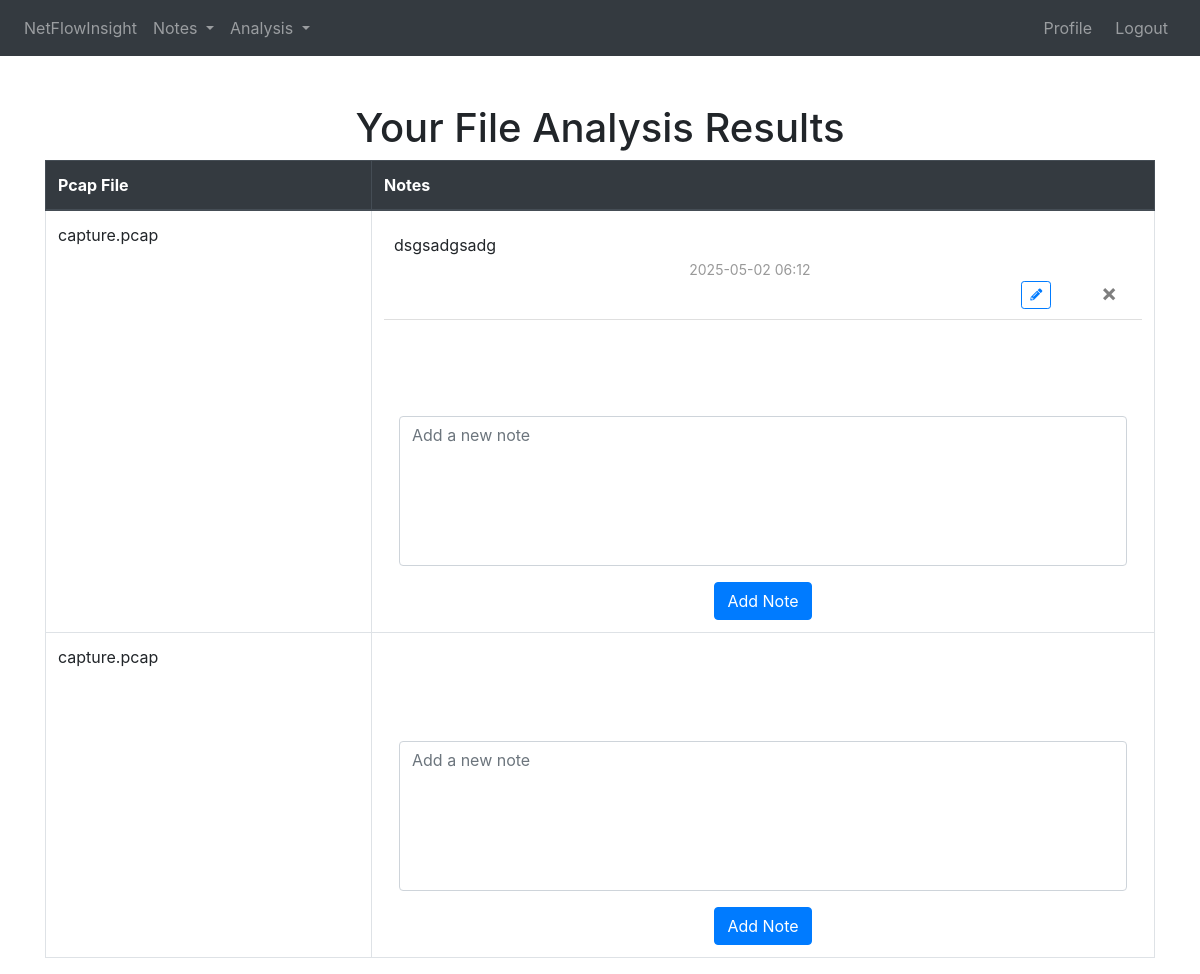
The app's page /view_notes/ (signed in) with its own data.
### NetFlowInsight/models.py (models this page shows)
class PcapLoc(db.Model):
    __tablename__ = 'pcaploc'
    id = db.Column(db.Integer, primary_key=True)
    path = db.Column(db.String(1000))
    filename = db.Column(db.String(1000))
    date = db.Column(db.DateTime(timezone=True), default=get_current_time)
    user_id = db.Column(db.Integer, db.ForeignKey('user.id'))
    file_analysis = db.relationship('FileAnalysis', backref='pcap_loc', lazy=True)
    note = db.relationship('Notes')

class Notes(db.Model):
    id = db.Column(db.Integer, primary_key=True)
    note = db.Column(db.String(10000))
    date = db.Column(db.DateTime(timezone=True), default=get_current_time)
    pcap_loc_id = db.Column(db.Integer, db.ForeignKey('pcaploc.id'))

### NetFlowInsight/views.py (the view, shortened to what this page needs)
@views.route('view_notes/', methods=['GET', 'POST'])
@login_required
def view_notes():
    return render_template("view_notes.html", user=current_user)

### NetFlowInsight/templates/view_notes.html (shortened to what this page needs)
{% extends "base.html" %}
{% block content %}
<div class="container mt-5">
  <h1 class="text-center">Your File Analysis Results</h1>
  <table class="table table-bordered">
    <thead class="thead-dark">
      <tr>
        <th>Pcap File</th>
        <th>Notes</th>
      </tr>
    </thead>
    <tbody>
      {% for file in user.pcap_loc %}
        <tr>
          <td>{{ file.filename|escape }}</td>
          <td>
            <ul class="list-group list-group-flush" id="note">
              {% for note in file.note %}
              <li class="list-group-item" data-note-id="{{ note.id }}">
                <span class="note-display">{{ note.note|escape }}</span>
                <br>
                <span class="date">{{ note.date.strftime("%Y-%m-%d %H:%M") }}</span>
                <span aria-hidden="true" class="edit">
                  <button type="button" class="btn btn-sm btn-outline-primary" onclick="editNote('{{ note.id }}')">
                    <i class="fas fa-pencil-alt"></i>
                  </button>
                </span>
                <button type="button" class="close" style="margin-right: 2%;" onClick="deleteNote('{{ note.id }}')">
                  <span aria-hidden="true">&times;</span>
                </button>
              </li>
              {% endfor %}
            </ul>
            <br>
            <br>
            <div class="container mt-5">
              <form method="POST">
                <div class="form-group">
                  <textarea name="note" id="note" class="form-control" placeholder="Add a new note"></textarea>
                </div>
                <div class="text-center">
                  <button type="submit" class="btn btn-primary">Add Note</button>
                </div>
              </form>
            </div>
          </td>
        </tr>
      {% endfor %}
    </tbody>
  </table>
</div>
{% endblock %}

### NetFlowInsight/static/css/style.css (style rules this page uses)
.date { margin-left: 40%; }
.date { color: #999; font-size: 14px; }
.btn-primary { background-color: #007bff; border-color: #007bff; }
.list-group-item { padding: 10px; }
.edit { margin-left: 85%; }
.close { margin-left: 2% }
textarea.form-control { resize: none; height: 150px; }
.btn-outline-primary { font-size: 12px; }

### records on screen
PcapLoc: filename "capture.pcap"
Notes: note "dsgsadgsadg", date "2025-05-02 06:12"
PcapLoc: filename "capture.pcap"
